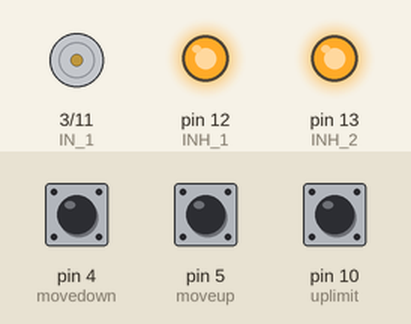
Recording of a sketch running on a simulated Arduino Uno, built with avr-gcc and run on an emulated ATmega328P. Parts: motor-driver pin pairs drawn as motors (green arrow = first pin HIGH = forward, orange = second pin HIGH = backward, longer = more drive), output pins drawn as LEDs (lit = HIGH). Inputs (shaded band) come from the test bench; at power-on: pin 10 (uplimit) LOW, pin 4 (movedown) HIGH, pin 5 (moveup) LOW.

Above: at 1.2 s.
1.3 s: pin 10 (uplimit) pulled HIGH for 0.15 s
Timing chart, 0 to 4.3 s (numbered marks = the images above; inputs shaded):
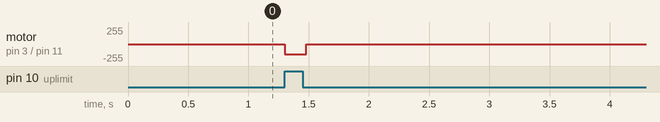

Measured:
- after the input at 1.3 s, motor on pin 3 (IN_1) / pin 11 (IN_2): stopped → backward 150/255 at once, → backward 151/255 0.06 s later, → backward 152/255 0.06 s later, → stopped 0.06 s later

The sketch:

Hydropower_plant_water_reservoir_lifting_system.ino
```cpp
const int uplimit = 10;                 //upper limit switch
const int lowlimit = 9;                 //lower limit switch
const int moveup = 5;                   //3-way toggle switch, move up switched ON
const int movedown = 4;                 //3-way toggle switch, move down swithed ON

// Pin assignment for first half-bridge
const int IS_1 = A0;                    // current sense and diagnostics
const int IN_1 = 3;                     // input (PWM)
const int INH_1 = 12;                   // inhibit (low = sleep)

// Pin assignment for second half-bridge
const int IS_2 = A1;                    // current sense and diagnostics
const int IN_2 = 11;                    // input (PWM)
const int INH_2 = 13;                   // inhibit (low = sleep)

int state1 = 0;
int state2 = 0;

void setup() {
  // Set correct input/output state
  Serial.begin(9600);
  pinMode(IS_1, INPUT);
  pinMode(IN_1, OUTPUT);
  pinMode(INH_1, OUTPUT);
  pinMode(IS_2, INPUT);
  pinMode(IN_2, OUTPUT);
  pinMode(INH_2, OUTPUT);
  pinMode(uplimit, INPUT);
  pinMode(lowlimit, INPUT);
  pinMode(moveup, INPUT);
  pinMode(movedown, INPUT);

  // Set initial output states
  analogWrite(IN_1, 0);                 // set motor speed to 0
  digitalWrite(INH_1, HIGH);            // enable OUT1
  analogWrite(IN_2, 0);                 // set motor speed to 0
  digitalWrite(INH_2, HIGH);            // enable OUT2
}

void loop()
{

  if ((digitalRead(moveup) == true) & (digitalRead(movedown) == true)) //if toggle switch is not switched ON for moving up or down
  {
    analogWrite(IN_1, 0);                                              //PWM for both H-bridges is set to 0, nothing moves
    analogWrite(IN_2, 0);
    state1 = 0;
    state2 = 0;
  }

  if (digitalRead(movedown) == false)                                  //if movedown switch is ON and low limit switch is not pressed
  {
    if (digitalRead(lowlimit) == true)
    {
      state2 = 0;
      if (state1 == 0)
      {
        for (int i = 150; i <= 255 ; i++)
        {
          analogWrite(IN_1, i);                                        //PWM set to 255, motor starts in counter clockwise direction
          analogWrite(IN_2, 0);                                        //water reservoir moves down
          delay(60);

          if (digitalRead(lowlimit) == false || digitalRead(movedown) == true)  //if low limit switch is reached
          {
            analogWrite(IN_1, 0);                                      //set PWM to 0, motor stops
            break;
          }

        }
        analogWrite(IN_1, 255);
        state1 = 1;
      }
    }
    else
    {
      analogWrite(IN_1, 0);
      analogWrite(IN_2, 0);
    }
  }


  if (digitalRead(moveup) == false)                                  //if moveup switch is ON and upper limit switch is not pressed
  {
    if (digitalRead(uplimit) == true)
    {
      state1 = 0;
      if (state2 == 0)
      {
        for (int i = 150; i <= 255 ; i++)
        {
          analogWrite(IN_1, 0);
          analogWrite(IN_2, i);                                        //PWM set to 255, motor starts in clockwise direction
          delay(60);                                                   //water reservoir moves up

          if (digitalRead(uplimit) == false || digitalRead(moveup) == true)  //if upper limit switch is reached
          {
            analogWrite(IN_2, 0);                                      //set PWM to 0, motor stops
            break;
          }
        }
        analogWrite(IN_2, 255);
        state2 = 1;
      }
    }
    else
    {
      analogWrite(IN_1, 0);
      analogWrite(IN_2, 0);
    }
  }
}
```
